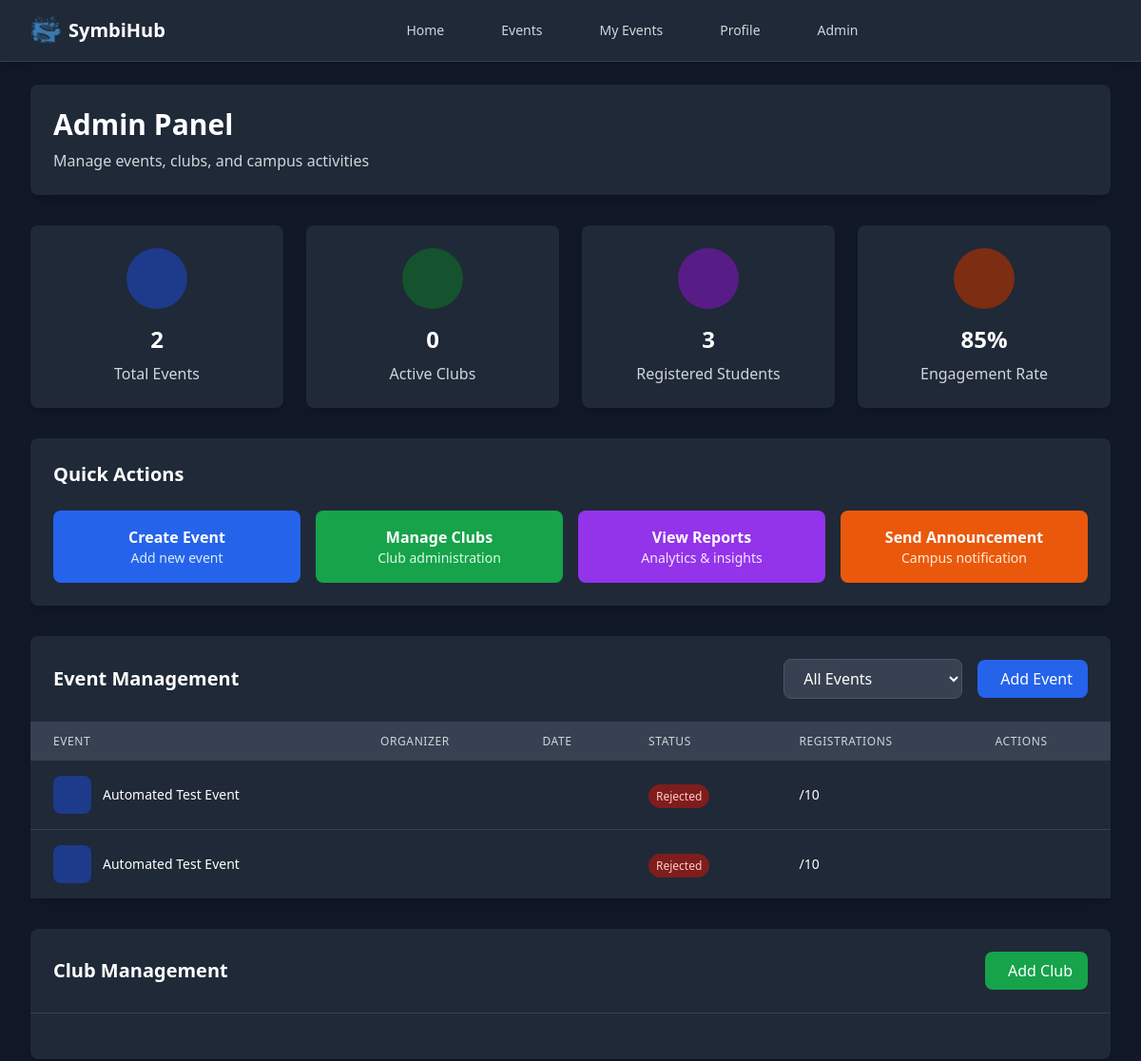
The page /admin (upper part) on the database as committed earlier.
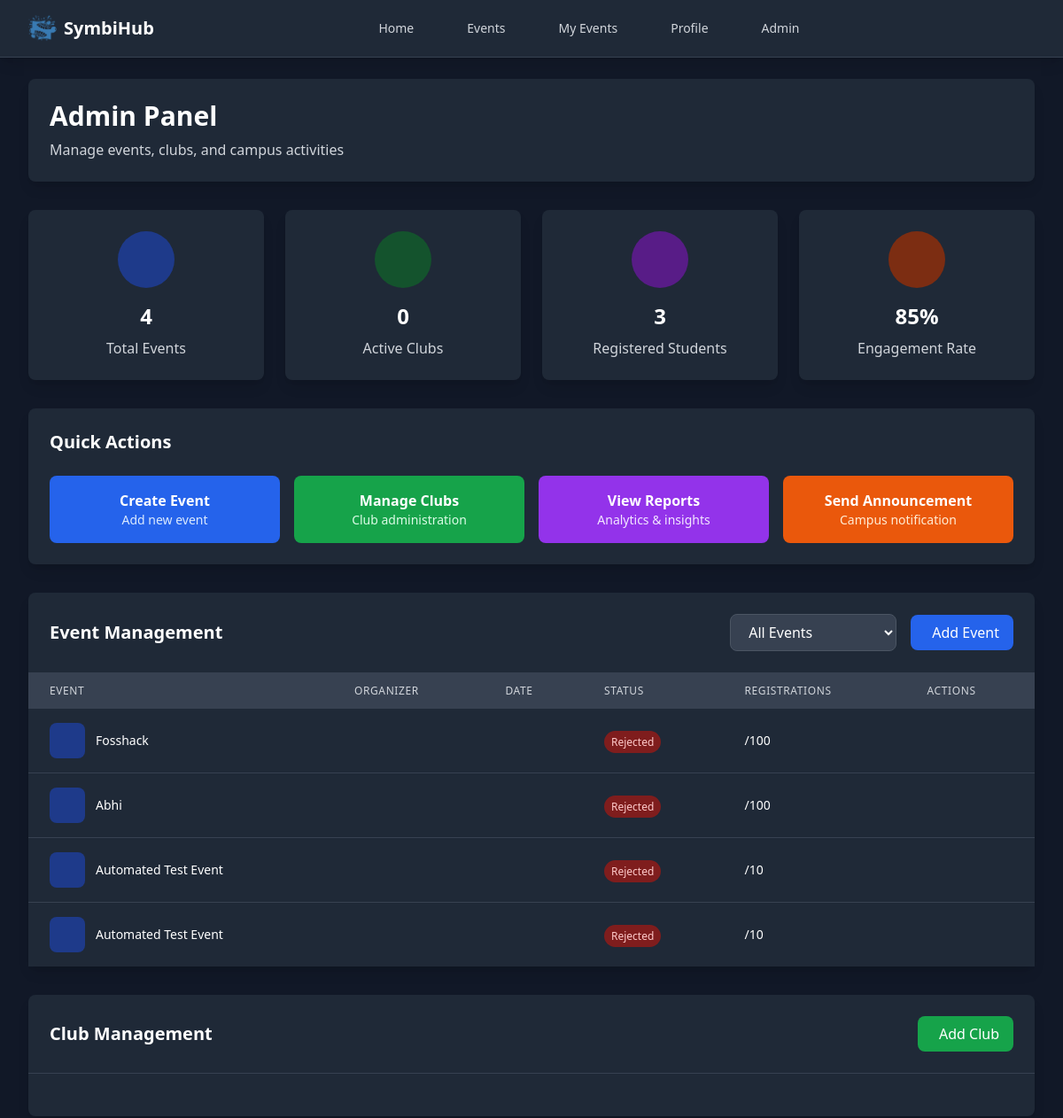
The same page on the database as committed later.
### tables this page shows
CREATE TABLE events (
                    id INTEGER PRIMARY KEY AUTOINCREMENT,
                    title VARCHAR(200) NOT NULL,
                    tagline TEXT,
                    description TEXT,
                    cover_image TEXT,
                    event_date DATE NOT NULL,
                    venue VARCHAR(200),
                    category VARCHAR(50),
                    organization VARCHAR(100),
                    speakers TEXT,
                    schedule TEXT,
                    rules TEXT,
                    registration_fee DECIMAL(10,2) DEFAULT 0,
                    max_participants INTEGER DEFAULT 100,
                    registered_count INTEGER DEFAULT 0,
                    status VARCHAR(20) DEFAULT 'upcoming',
                    club_id INTEGER,
                    created_by INTEGER NOT NULL,
                    created_at TIMESTAMP DEFAULT CURRENT_TIMESTAMP,
                    updated_at TIMESTAMP DEFAULT CURRENT_TIMESTAMP,
                    FOREIGN KEY (club_id) REFERENCES clubs (id),
                    FOREIGN KEY (created_by) REFERENCES users (id)
                );

### app.py (the view)
@app.route('/admin')
def admin_panel():
    conn = db.get_connection()
    cursor = conn.cursor()
    cursor.execute('SELECT * FROM events ORDER BY event_date DESC')
    events = cursor.fetchall()
    cursor.execute('SELECT * FROM clubs ORDER BY name ASC')
    clubs = cursor.fetchall()
    cursor.execute('SELECT id, username, name FROM users ORDER BY username ASC')
    students = cursor.fetchall()
    conn.close()
    return render_template('admin_panel.html', events=events, clubs=clubs, students=students)

### app.py (called while the page is built, shortened)
def get_current_user():
    return None

@app.context_processor
def inject_current_user():
    return {'current_user': get_current_user()}

### database.py (called while the page is built)
    def get_connection(self):
        conn = sqlite3.connect(self.db_path, timeout=30)
        conn.row_factory = sqlite3.Row
        conn.execute('PRAGMA foreign_keys = ON')
        conn.execute('PRAGMA journal_mode = WAL')
        conn.execute('PRAGMA synchronous = NORMAL')
        return conn

### templates/admin_panel.html (shortened to what the changed rows need)
{% extends 'base.html' %}
{% block content %}
<div class="max-w-7xl mx-auto space-y-8">
    <div class="bg-white dark:bg-gray-800 rounded-lg shadow-lg p-6">
        <div class="flex items-center justify-between">
            <div>
                <h1 class="text-3xl font-bold text-gray-900 dark:text-white">Admin Panel</h1>
            </div>
        </div>
    </div>
    <div class="grid grid-cols-1 md:grid-cols-4 gap-6">
        <div class="bg-white dark:bg-gray-800 rounded-lg shadow-lg p-6 text-center">
            <div class="bg-blue-100 dark:bg-blue-900 p-3 rounded-full w-16 h-16 mx-auto mb-4 flex items-center justify-center">
            </div>
            <h3 class="text-2xl font-bold text-gray-900 dark:text-white mb-2">{{ events|length }}</h3>
            <p class="text-gray-600 dark:text-gray-300">Total Events</p>
        </div>
    </div>
    <div class="bg-white dark:bg-gray-800 rounded-lg shadow-lg p-6">
        <h2 class="text-xl font-semibold text-gray-900 dark:text-white mb-6">Quick Actions</h2>
    </div>
    <div class="bg-white dark:bg-gray-800 rounded-lg shadow-lg">
        <div class="p-6 border-b border-gray-200 dark:border-gray-700">
            <div class="flex items-center justify-between">
                <h2 class="text-xl font-semibold text-gray-900 dark:text-white">Event Management</h2>
            </div>
        </div>
        <div class="overflow-x-auto">
            <table class="w-full">
                <thead class="bg-gray-50 dark:bg-gray-700">
                    <tr>
                        <th class="px-6 py-3 text-left text-xs font-medium text-gray-500 dark:text-gray-300 uppercase tracking-wider">
                            Event
                        </th>
                        <th class="px-6 py-3 text-left text-xs font-medium text-gray-500 dark:text-gray-300 uppercase tracking-wider">
                            Organizer
                        </th>
                        <th class="px-6 py-3 text-left text-xs font-medium text-gray-500 dark:text-gray-300 uppercase tracking-wider">
                            Date
                        </th>
                        <th class="px-6 py-3 text-left text-xs font-medium text-gray-500 dark:text-gray-300 uppercase tracking-wider">
                            Status
                        </th>
                        <th class="px-6 py-3 text-left text-xs font-medium text-gray-500 dark:text-gray-300 uppercase tracking-wider">
                            Registrations
                        </th>
                        <th class="px-6 py-3 text-left text-xs font-medium text-gray-500 dark:text-gray-300 uppercase tracking-wider">
                            Actions
                        </th>
                    </tr>
                </thead>
                <tbody class="bg-white dark:bg-gray-800 divide-y divide-gray-200 dark:divide-gray-700">
                    {% for event in events %}
                    <tr class="hover:bg-gray-50 dark:hover:bg-gray-700">
                        <td class="px-6 py-4 whitespace-nowrap">
                            <div class="flex items-center">
                                <div class="w-10 h-10 bg-blue-100 dark:bg-blue-900 rounded-lg flex items-center justify-center mr-3">
                                </div>
                                <div>
                                    <div class="text-sm font-medium text-gray-900 dark:text-white">{{ event.title }}</div>
                                </div>
                            </div>
                        </td>
                        <td class="px-6 py-4 whitespace-nowrap text-sm text-gray-900 dark:text-white">
                        </td>
                        <td class="px-6 py-4 whitespace-nowrap text-sm text-gray-900 dark:text-white">
                        </td>
                        <td class="px-6 py-4 whitespace-nowrap">
                            {% if event.status == 'approved' %}
                            <span class="bg-green-100 dark:bg-green-900 text-green-800 dark:text-green-200 px-2 py-1 rounded-full text-xs font-medium">
                                Approved
                            </span>
                            {% elif event.status == 'pending' %}
                            <span class="bg-yellow-100 dark:bg-yellow-900 text-yellow-800 dark:text-yellow-200 px-2 py-1 rounded-full text-xs font-medium">
                                Pending
                            </span>
                            {% else %}
                            <span class="bg-red-100 dark:bg-red-900 text-red-800 dark:text-red-200 px-2 py-1 rounded-full text-xs font-medium">
                                Rejected
                            </span>
                            {% endif %}
                        </td>
                        <td class="px-6 py-4 whitespace-nowrap text-sm text-gray-900 dark:text-white">
                            {{ event.registered }}/{{ event.max_participants }}
                        </td>
                        <td class="px-6 py-4 whitespace-nowrap text-sm font-medium">
                        </td>
                    </tr>
                    {% endfor %}
                </tbody>
            </table>
        </div>
    </div>
    <div class="bg-white dark:bg-gray-800 rounded-lg shadow-lg">
        <div class="p-6 border-b border-gray-200 dark:border-gray-700">
            <div class="flex items-center justify-between">
                <h2 class="text-xl font-semibold text-gray-900 dark:text-white">Club Management</h2>
            </div>
        </div>
    </div>
</div>
{% endblock %}

Rows that differ between the two databases and show on the page:
added events: title "Fosshack", status "Rejected", max_participants "100"
added events: title "Abhi", status "Rejected", max_participants "100"
Other text that changed with them:
{{ events|length }}: "2" → "4"
